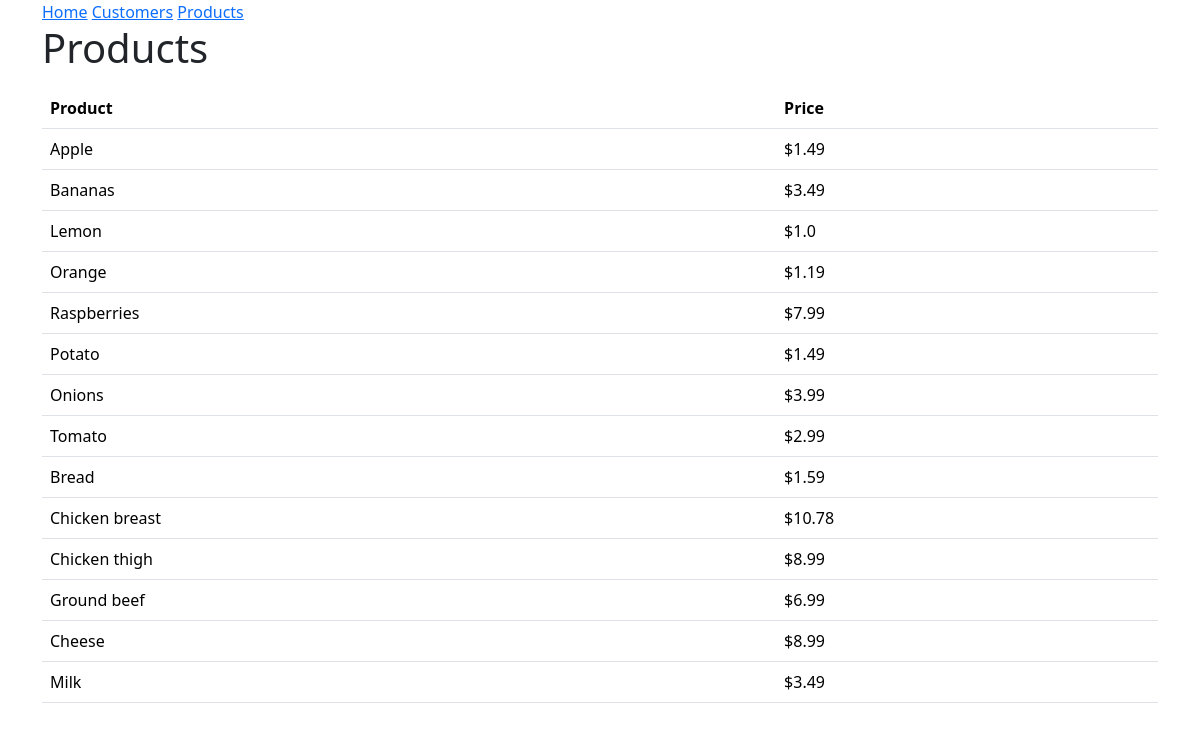
/products, run on an earlier commit of the app's database.
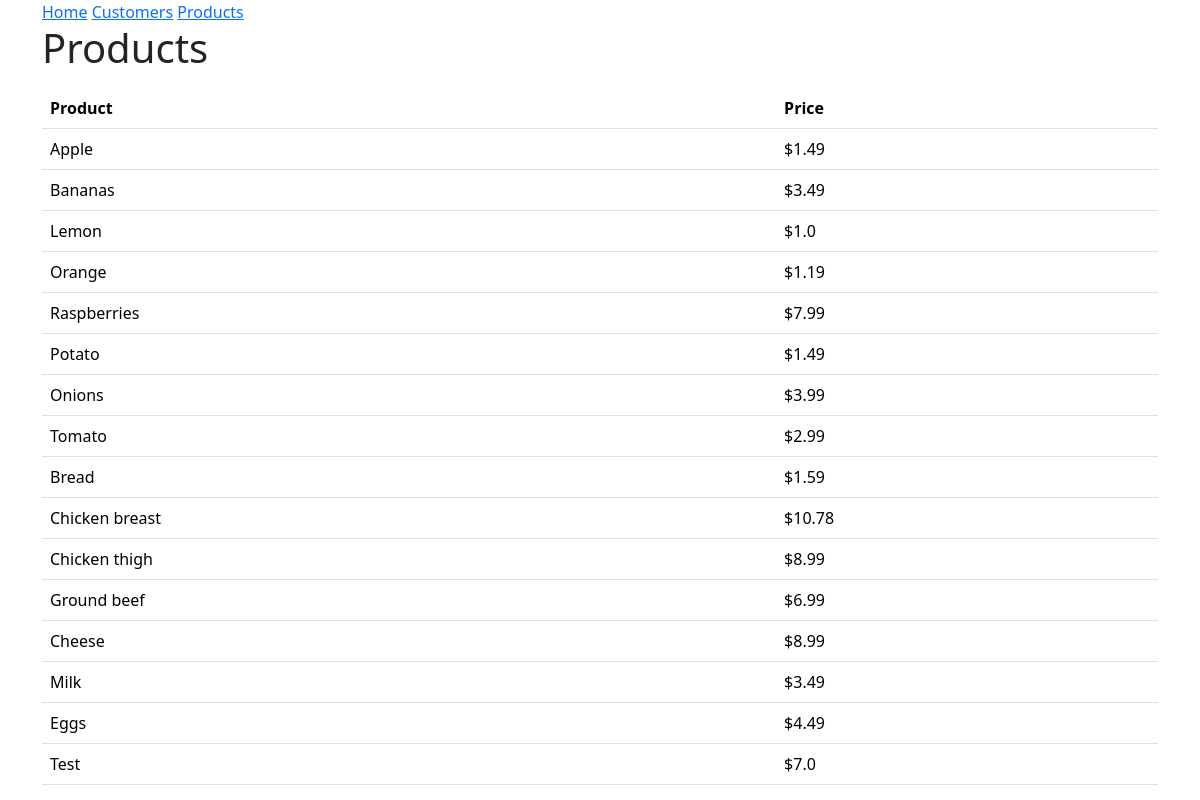
And on a later commit of the database.
### models.py (models this page shows, shortened)
class Product(db.Model):
 id = mapped_column(Integer, primary_key=True)
 product = mapped_column(String(200), nullable=False, unique=True)
 price = mapped_column(Float(200), nullable=False)
 available = mapped_column(Integer, nullable=False, default=True)

### main.py (the view)
@app.route('/products')
def product_list():
    request = db.session.execute(db.select(Product).order_by(Product.id))
    products = []
    for i in request.scalars():
        u = {
            "id": i.id,
            "product": i.product.capitalize(),
            "price": i.price,
            "available": i.available,
        }
        products.append(u)
    return render_template("products.html", products=products)

### templates/products.html (shortened to what this page needs)
{% extends "base.html" %}
{% block content %}
<h1>Products</h1>
<table class="table">
    <thead class="thead-dark">
    <th>Product</th>
    <th>Price</th>
{% for product in products %}
<p>
    <tr>
        <td>{{ product.product }}</td>
        <td>${{ product.price }}</td>
    </tr>
</p>
{% endfor %}
</table>
{% endblock %}

What changed in the data, as far as the page shows it:
added Product: product "Eggs", price "4.49"
added Product: product "Test", price "7.0"
